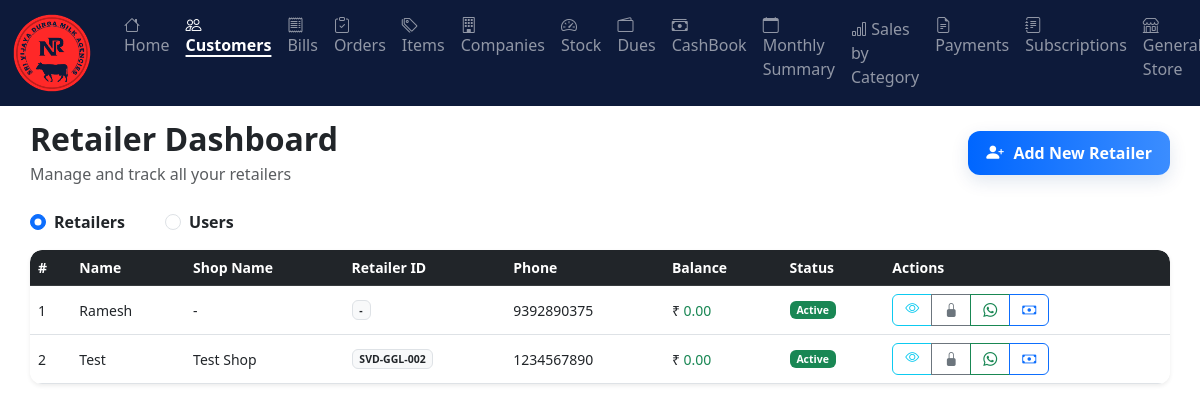
/milk_agency/customer-data/ (signed in), run on the app's committed database.
### milk_agency/models.py (models this page shows, shortened)
class Customer(AbstractBaseUser, PermissionsMixin):
    USER_TYPE_CHOICES = [
        ('retailer', 'Retailer'),
        ('user', 'User'),
        ('delivery', 'Delivery'),
    ]
    phone = models.CharField(max_length=20, unique=True, help_text="Phone number for login")
    name = models.CharField(max_length=255)
    shop_name = models.CharField(max_length=255, blank=True, help_text="Name of the customer's shop")
    retailer_id = models.CharField(max_length=100, blank=True, help_text="Unique identifier for the retailer")
    flat_number = models.CharField(max_length=255, blank=True)
    area = models.CharField(max_length=255, blank=True)
    pin_code = models.CharField(max_length=10, blank=True)
    city = models.CharField(max_length=100, blank=True)
    state = models.CharField(max_length=100, blank=True)
    due = models.DecimalField(max_digits=12, decimal_places=2, default=0, help_text="Customer's current balance")
    user_type = models.CharField(
        max_length=20,
        choices=USER_TYPE_CHOICES,
        default='retailer'   # choose safest default for your system
    )
    is_commissioned = models.BooleanField(default=False, help_text="Whether this customer is eligible for commission calculation")
    is_delivery = models.BooleanField(default=False, help_text="Whether this customer is eligible for delivery")
    frozen = models.BooleanField(default=False)
    last_login = models.DateTimeField(blank=True, null=True)
    is_active = models.BooleanField(default=True)
    is_staff = models.BooleanField(default=False)  # Needed to access admin site
    objects = CustomerManager()
    USERNAME_FIELD = "phone"
    REQUIRED_FIELDS = ["name"]
    groups = models.ManyToManyField(
        'auth.Group',
        related_name='customer_groups',
        blank=True,
        help_text='The groups this customer belongs to.',
        verbose_name='groups',
    )
    user_permissions = models.ManyToManyField(
        'auth.Permission',
        related_name='customer_permissions',
        blank=True,
        help_text='Specific permissions for this customer.',
        verbose_name='user permissions',
    )
    class Meta:
        ordering = ["name"]
    def get_actual_due(self):
        total_billed = self.bills.filter(
        is_deleted=False
    ).aggregate(total=Sum('total_amount'))['total'] or 0
        total_paid = self.customerpayment_set.filter(
            status="SUCCESS"
        ).aggregate(total=Sum('amount'))['total'] or 0
        total_commission = self.monthly_commissions.filter(
            status=True
        ).aggregate(total=Sum('commission_amount'))['total'] or 0
        return total_billed - total_paid - total_commission

### milk_agency/views_customer.py (the view, shortened to what this page needs)
# urls.py: path('customer-data/', views_customer.customer_data, name='customer_data'),
@login_required
def customer_data(request):
    area_filter = request.GET.get('area', '').strip()
    id_filter = request.GET.get('id', '').strip()
    customer_type = request.GET.get('type', 'retailer').strip().lower()
    if customer_type not in ['retailer', 'user']:
        customer_type = 'retailer'
    customers = Customer.objects.filter(user_type=customer_type).order_by('id')
    if area_filter and area_filter != "All":
        customers = customers.filter(area__icontains=area_filter)
    if id_filter and id_filter != "All":
        if id_filter.isdigit():
            customers = customers.filter(id=id_filter)
        else:
            customers = customers.filter(name__icontains=id_filter)
    for c in customers:
        c.total_balance = c.get_actual_due()
    areas = Customer.objects.filter(user_type=customer_type).exclude(area__isnull=True).exclude(area='').values_list('area', flat=True).distinct()
    names = list(Customer.objects.filter(user_type=customer_type).values_list('id', 'name').order_by('name'))
    return render(request, 'milk_agency/customer/customer_data.html', {
        'customers': customers,
        'areas': areas,
        'names': names,
        'selected_area': area_filter,
        'selected_id': id_filter,
        'selected_type': customer_type,
    })

### customer_portal/authentication.py (called while the page is built)
    def get_user(self, user_id):
        try:
            return Customer.objects.get(pk=user_id)
        except Customer.DoesNotExist:
            return None

### templates/milk_agency/customer/customer_data.html (shortened to what this page needs)
{% extends "milk_agency/home/base.html" %}
{% load static %}
{% block content %}
<div class="container-fluid py-4">
  <div class="d-flex justify-content-between align-items-center mb-4">
    <div>
      <h2 class="fw-bold mb-1">{{ selected_type|title }} Dashboard</h2>
      <p class="text-muted mb-0">Manage and track all your {{ selected_type }}s</p>
    </div>
    <a href="{% if selected_type == 'user' %}{% url 'milk_agency:add_user' %}{% else %}{% url 'milk_agency:add_customer' %}{% endif %}" class="add-customer-btn d-flex align-items-center">
      <i class="bi bi-person-plus-fill add-icon"></i>
      <span class="add-text">Add New {{ selected_type|title }}</span>
    </a>
  </div>
  <form method="get" id="customerTypeForm" class="type-switch mb-3">
    <div class="d-flex align-items-center gap-4">
      <div class="form-check form-check-inline mb-0">
        <input class="form-check-input" type="radio" name="type" id="typeRetailer" value="retailer" {% if selected_type != 'user' %}checked{% endif %}>
        <label class="form-check-label" for="typeRetailer">Retailers</label>
      </div>
      <div class="form-check form-check-inline mb-0">
        <input class="form-check-input" type="radio" name="type" id="typeUser" value="user" {% if selected_type == 'user' %}checked{% endif %}>
        <label class="form-check-label" for="typeUser">Users</label>
      </div>
    </div>
  </form>
  <div class="d-none d-md-block">
    <div class="card shadow-sm border-0">
      <div class="card-body p-0">
        <div class="table-responsive">
          <table class="table table-hover mb-0" id="customersTable">
            <thead class="table-dark">
              <tr>
                <th>#</th>
                <th>Name</th>
                <th>Shop Name</th>
                <th>{% if selected_type == 'user' %}User ID{% else %}Retailer ID{% endif %}</th>
                <th>Phone</th>
                <th>Balance</th>
                <th>Status</th>
                <th>Actions</th>
              </tr>
            </thead>
            <tbody>
              {% for customer in customers %}
              <tr data-customer-id="{{ customer.id }}" class="align-middle {% if customer.frozen %}table-secondary{% endif %}">
                <td>{{ forloop.counter }}</td>
                <td class="fw-medium">{{ customer.name }}</td>
                <td>{{ customer.shop_name|default:"-" }}</td>
                <td><span class="badge bg-light text-dark border">{{ customer.retailer_id|default:"-" }}</span></td>
                <td>{{ customer.phone }}</td>
                <td class="balance-cell">
                  &#8377;<span class="balance-value {% if customer.due > 0 %}text-danger{% else %}text-success{% endif %}">
                    {{ customer.due|default:0|floatformat:2 }}
                  </span>
                </td>
                <td class="status-cell">
                  {% if customer.frozen %}
                    <span class="badge bg-danger">Frozen</span>
                  {% else %}
                    <span class="badge bg-success">Active</span>
                  {% endif %}
                </td>
                <td>
                  <div class="btn-group">
                    <a href="{% if selected_type == 'user' %}{% url 'milk_agency:edit_user' customer.id %}{% else %}{% url 'milk_agency:edit_customer' customer.id %}{% endif %}" class="btn btn-sm btn-outline-info"><i class="bi bi-eye"></i></a>
                    <button class="btn btn-sm freeze-btn btn-outline-{% if customer.frozen %}success{% else %}secondary{% endif %}"
                        data-customer-id="{{ customer.id }}">
                      <i class="bi bi-{% if customer.frozen %}unlock-fill{% else %}lock-fill{% endif %}"></i>
                    </button>
                    <button type="button"
                      class="btn btn-sm btn-outline-success send-whatsapp"
                      data-phone="{{ customer.phone }}"
                      data-name="{{ customer.name|escapejs }}"
                      data-due="{{ customer.due }}">
                      <i class="bi bi-whatsapp"></i>
                    </button>
                    <button class="btn btn-sm btn-outline-primary balance-btn"
                        data-customer-id="{{ customer.id }}"
                        data-customer-name="{{ customer.name|escapejs }}"
                        data-current-balance="{{ customer.due }}">
                      <i class="bi bi-cash"></i>
                    </button>
                  </div>
                </td>
              </tr>
              {% endfor %}
            </tbody>
          </table>
        </div>
      </div>
    </div>
  </div>
</div>
{% endblock %}

### static/css/milk_agency/base.css (style rules this page uses)
.milk-agency .btn { padding: 0.375rem 0.75rem; font-size: 0.875rem; line-height: 1.4; border-radius: 0.375rem; height: 32px; }
.milk-agency .table th, .milk-agency .table td { padding: 0.5rem; font-size: 0.875rem; }

### templates/milk_agency/customer/customer_data.html (style rules this page uses)
.container-fluid.py-4 { padding-top: 1.25rem; padding-bottom: 1.25rem; }
.add-customer-btn { background: linear-gradient(90deg,#0066ff,#3b8dff); color: #fff !important; padding: 10px 18px; border-radius: 12px; font-weight: 600; text-decoration: none; box-shadow: 0 6px 18px rgba(10, 60, 120, .12); transition: transform .18s ease, box-shadow .18s ease; }
.add-icon { font-size: 1.1rem; margin-right: .6rem; }
.type-switch .form-check-label { cursor: pointer; font-weight: 600; }
.card { border-radius: 12px; overflow: hidden; border: 1px solid #1b1c1dff; }
.table-responsive { border-radius: 12px; overflow: hidden; }
.freeze-btn { border-color:#6c757d !important; color:#6c757d !important; }

### data on the page
Customer: name "Ramesh", shop_name "-", retailer_id "-", phone "9392890375", due "0.00", frozen "Active"
Customer: name "Test", shop_name "Test Shop", retailer_id "SVD-GGL-002", phone "1234567890", due "0.00", frozen "Active"

### other printed values
{{ selected_type|title }} "Retailer"
{{ selected_type }} "retailer"
